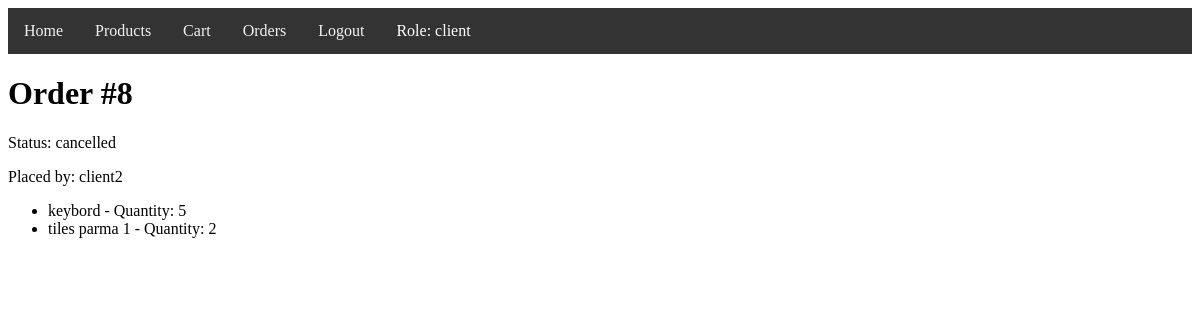
The app's page /order/8 (signed in) with its own data.
### models/user/user.py (models this page shows)
class User(db.Model):
    id = db.Column(db.Integer, primary_key=True)
    username = db.Column(db.String(150), unique=True, nullable=False)
    password = db.Column(db.String(150), nullable=False)
    role = db.Column(db.String(50), nullable=False, default='user')  # Nowa kolumna
    orders = db.relationship('Order', backref='user', lazy=True)

### models/order/order.py (models this page shows)
class Order(db.Model):
    id = db.Column(db.Integer, primary_key=True)
    user_id = db.Column(db.Integer, db.ForeignKey('user.id'), nullable=False)
    status = db.Column(db.String(50), nullable=False, default='pending')
    created_at = db.Column(db.DateTime, default=datetime.utcnow)
    items = db.relationship('OrderItem', backref='order', lazy=True)

class OrderItem(db.Model):
    id = db.Column(db.Integer, primary_key=True)
    order_id = db.Column(db.Integer, db.ForeignKey('order.id'), nullable=False)
    product_id = db.Column(db.Integer, db.ForeignKey('product.id'), nullable=False)
    quantity = db.Column(db.Integer, nullable=False)
    product = db.relationship('Product')

### models/product/product.py (models this page shows)
class Product(db.Model):
    id = db.Column(db.Integer, primary_key=True)
    name = db.Column(db.String(150), unique=True, nullable=False)
    description = db.Column(db.String(500), nullable=False)
    price = db.Column(db.Float, nullable=False)

### controllers/order/order_view.py (the view)
@order_blueprint.route('/order/<int:order_id>')
def order_detail(order_id):
    if 'user_id' not in session:
        flash('You need to be logged in to view the order.', 'danger')
        return redirect(url_for('user.login'))
    user = User.query.get(session['user_id'])
    order, order_user = order_repository.get_order_detail(order_id)
    if user.role == 'client' and order.user_id != user.id:
        flash('You do not have permission to view this order.', 'danger')
        return redirect(url_for('order.orders'))
    return render_template('order_detail.html', order=order, user=user, order_user=order_user)

### controllers/order/order_repository.py (called while the page is built)
    def get_order_detail(self, order_id):
        order = Order.query.get_or_404(order_id)
        order_user = User.query.get(order.user_id)
        return order, order_user

### templates/order_detail.html (shortened to what this page needs)
{% extends "base.html" %}
{% block content %}
<h1>Order #{{ order.id }}</h1>
<p>Status: {{ order.status }}</p>
<p>Placed by: {{ order_user.username }}</p>
<ul>
    {% for item in order.items %}
    <li>
        {{ item.product.name }} - Quantity: {{ item.quantity }}
    </li>
    {% endfor %}
</ul>
{% endblock %}

### templates/base.html (shortened to what this page needs)
<!doctype html>
<html lang="en">
<head>
</head>
<body>
    <div class="navbar">
        <a href="{{ url_for('user.home') }}">Home</a>
        {% if session.get('user_id') %}
            <a href="{{ url_for('product.products') }}">Products</a>
            <a href="{{ url_for('order.cart') }}">Cart</a>
            <a href="{{ url_for('order.orders') }}">Orders</a>
            <a href="{{ url_for('user.logout') }}">Logout</a>
            <span style="color: white; padding: 14px 16px;">Role: {{ session.get('role') }}</span>
        {% else %}
            <a href="{{ url_for('user.login') }}">Login</a>
        {% endif %}
    </div>
    {% block content %}{% endblock %}
</body>
</html>

### templates/base.html (style rules this page uses)
.navbar { display: flex; background-color: #333; overflow: hidden; }
.navbar a { float: left; display: block; color: #f2f2f2; text-align: center; padding: 14px 16px; text-decoration: none; }

### records on screen
User: get "client", username "client2"
Order: id "8", status "cancelled"
OrderItem: product.name "keybord", quantity "5"
OrderItem: product.name "tiles parma 1", quantity "2"
